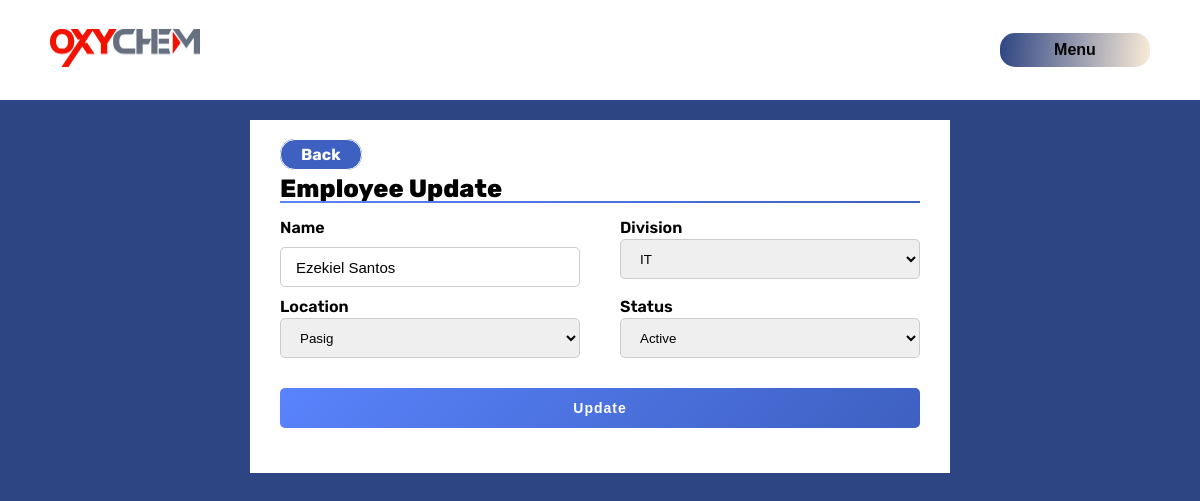
Screenshot of /update/empUpd.php?empID=1 (signed in) with the database file from the repository.
### tables this page shows
CREATE TABLE `employee_tbl` (
  `id` int(11) NOT NULL,
  `name` varchar(120) NOT NULL,
  `division` varchar(120) NOT NULL,
  `location` varchar(120) NOT NULL,
  `status` int(11) NOT NULL
);

### php/functions.php (called while the page is built, shortened)
<?php
$db = new Connection();
?>

### php/db_connection.php (called while the page is built, shortened)
<?php
include 'functions.php';
include 'assetsController.php';
class Connection {
    public $host = "localhost";
    public $user = "root";
    public $password = "";
    public $db_name = "db_oxychem";
    public function __construct() {
        $this->conn = mysqli_connect($this->host, $this->user, $this->password, $this->db_name);
    }
}
?>

### php/assetsController.php (called while the page is built, shortened)
<?php
class assetsController {
    public function empEdit($id) {
        global $db;
        $empID = mysqli_real_escape_string($db->conn, $id);
        $empQuery = "SELECT * FROM employee_tbl WHERE id='$empID'";
        $res = mysqli_query($db->conn, $empQuery);
        if($res->num_rows == 1){
            $data = $res->fetch_assoc();
            return $data;
        }else{
            return false;
        }
    }
}
?>

### update/empUpd.php (the view, shortened to what this page needs)
<?php
require_once '../php/db_connection.php';
?>
<!DOCTYPE html>
<html lang="en">
<head>
    <link rel="stylesheet" href="../css/styles.css">
    <link rel="stylesheet" href="https://cdnjs.cloudflare.com/ajax/libs/font-awesome/4.7.0/css/font-awesome.min.css">
</head>
<body>
<?php include '../inc/header.php'; ?>
<div class="container">
    <div class="add-form">
        <a href="../admin/emp_List.php" class="return">Back</a>
        <div class="title">Employee Update</div>
        <?php
        if(isset($_GET['empID'])) {
            $empID = mysqli_real_escape_string($db->conn, $_GET['empID']);
            $asset = new assetsController;
            $result = $asset->empEdit($empID);
            if($result) {
        ?>
            <form action="../admin/update-selected.php" method="POST">
                <div class="asset-details">
                    <div class="input-box">
                        <span class="details">Name</span>
                        <input type="text" name="name" value="<?=$result['name']?>" required>
                    </div>
                    <div class="input-box">
                        <span class="details">Division</span>
                        <select name="division">
                            <option value="<?=$result['division']?>"><?=$result['division']?></option>
                        </select>
                    </div>
                    <div class="input-box">
                        <span class="details">Location</span>
                        <select name="location">
                            <option value="<?=$result['location']?>"><?=$result['location']?></option>
                        </select>
                    </div>
                    <div class="input-box">
                        <span class="details">Status</span>
                        <select name="status">
                        <?php
                            $status = $result['status'];
                            if($status == 1) {
                        ?>
                            <option value="<?=$result['status']?>">Active</option>
                        <?php
                            } else {
                        ?>
                            <option value="<?=$result['status']?>">Inactive</option>
                            <option value="1">Active</option>
                        <?php
                            }
                        ?>
                        </select>
                    </div>
                </div>
                <div class="button">
                    <input type="submit" value="Update" name="updateEmp"/>
                </div>
            </form>
            <?php
                }
            }
            ?>
    </div>
</div>
</body>
</html>

### css/styles.css (style rules this page uses)
* { margin: 0; padding: 0; box-sizing: border-box; scroll-behavior: smooth; }
:root { --bg-color: #1F1F29; --main-color: #5983FC; --sec-color: #3E60C1; --ter-color: #2E4583; }
h1, h2, p, a, label { font-family: "Rubik", sans-serif; font-weight: 500; }
a { font-family: "Rubik", sans-serif; text-decoration: none; color: white; }
body { background-color: var(--ter-color); color: rgb(255, 246, 246); font-family: "Rubik", sans-serif; min-height: 100dvh; overflow: hidden; }
.container { display: flex; height: 100%; align-items: center; justify-content: center; margin: 20px; }
.add-form { padding: 25px 30px; max-width: 700px; width: 100%; background: #fff; color: black; }
.add-form .title { margin: 10px 0 5px; font-size: 25px; font-weight: 800; position: relative; }
.add-form .title::before { content: ''; position: absolute; left: 0; bottom: 0; height: 2px; width: 100%; background: linear-gradient(135deg, var(--main-color), var(--sec-color)); }
.add-form form .asset-details { display: flex; flex-wrap: wrap; justify-content: space-between; margin: 15px 0 5px 0; }
form .asset-details .input-box { margin-bottom: 10px; width: calc(100% / 2 - 20px); }
.asset-details .input-box .details { display: block; font-weight: 600; margin-bottom: 2px; }
.asset-details .input-box input, .asset-details .input-box select, .asset-details .input-box .asset-tag { height: 40px; width: 100%; outline: none; border-radius: 5px; border: 1px solid #ccc; padding-left: 15px; }
.title { display: flex; justify-content: space-between; }
input[type=text], input[type=select], input[type=date] { padding-left: 15px; border-radius: 5px 0 0 5px; padding: 6px; margin-top: 8px; font-size: 15px; border: none; }
form .button { height: 40px; margin: 20px 0; }
form .button input { height: 100%; width: 100%; outline: none; border: none; border-radius: 5px; color: white; background: linear-gradient(135deg, var(--main-color), var(--sec-color)); font-weight: 600; font-size: 14px; letter-spacing: 1px; transition: all .3s; cursor: pointer; }

### update/empUpd.php (style rules this page uses)
.return { transition: all .3s; border: 1px solid white; padding: 5px 20px; border-radius: 15px; background-color: var(--sec-color); font-weight: 700; }

### rows the page displays
employee_tbl: name "Ezekiel Santos", division "IT", location "Pasig", status "Active"
